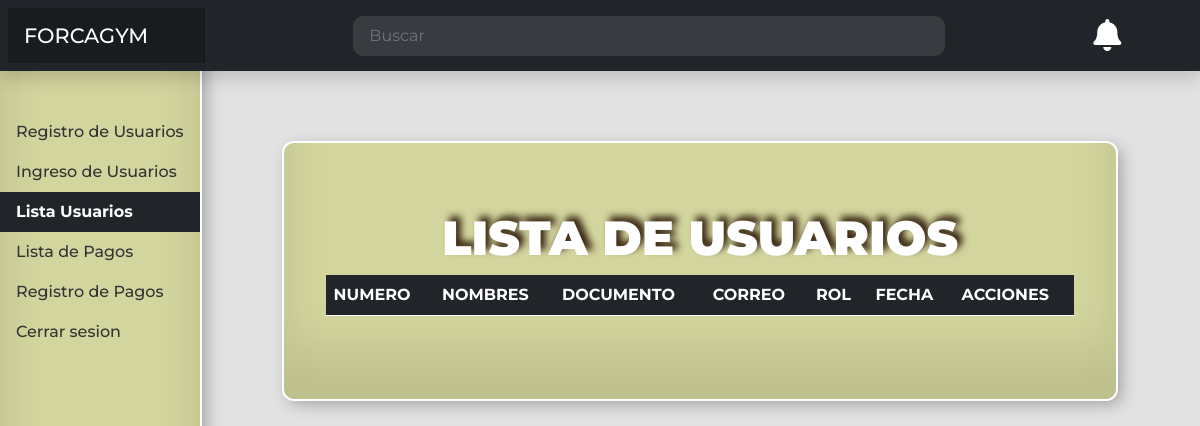
The page /index.php?pagina=lista_usuario on the database as committed earlier.
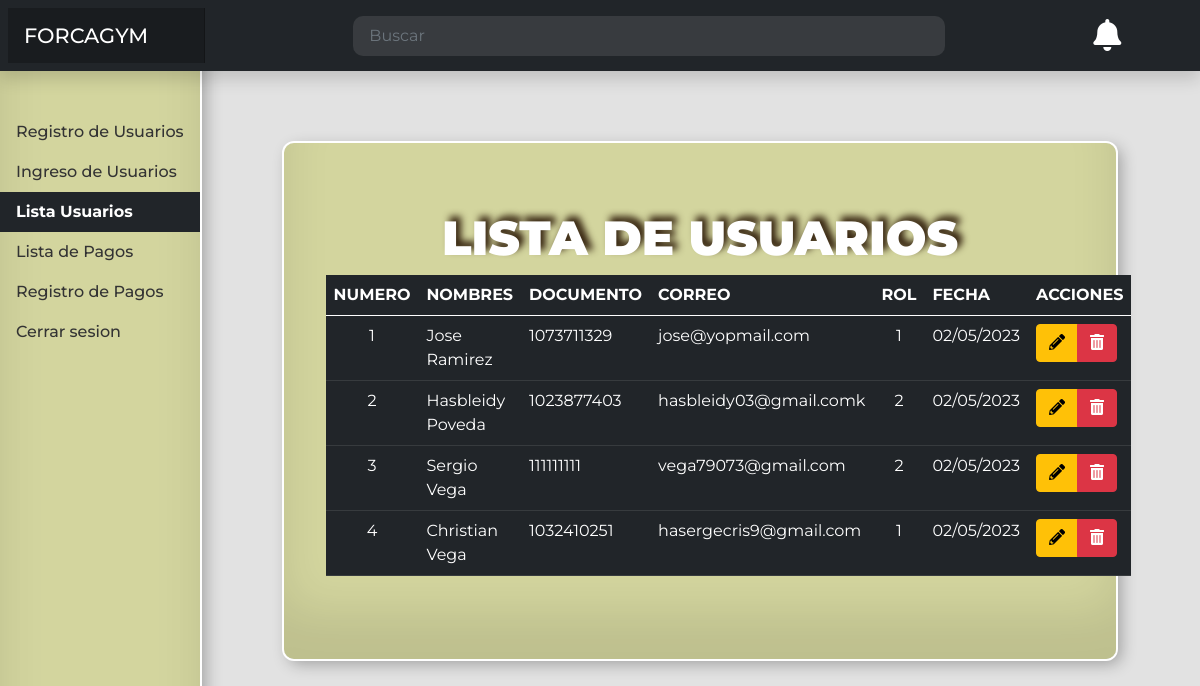
The same page on the database as committed later.
### tables this page shows
CREATE TABLE `usuarios` (
  `id` int(11) NOT NULL,
  `usu_nombre` varchar(100) NOT NULL,
  `usu_rol` varchar(2) NOT NULL,
  `usu_pas` varchar(100) NOT NULL,
  `usu_documento` varchar(20) NOT NULL,
  `usu_correo` varchar(50) NOT NULL,
  `fecha` timestamp NOT NULL DEFAULT CURRENT_TIMESTAMP ON UPDATE CURRENT_TIMESTAMP
);

### controladores/plantilla.controlador.php (called while the page is built)
<?php
  class ControladorPlantilla {
    public function ctrTraerPlantilla() {
      include "vista/plantilla.php";
    }
  }

### index.php (called while the page is built)
<?php
    require_once "controladores/plantilla.controlador.php";
    require_once "controladores/formularios.controlador.php";
    require_once "modelo/formularios.modelo.php";
    $plantilla = new ControladorPlantilla();
    $plantilla -> ctrTraerPlantilla();
 ?>

### controladores/formularios.controlador.php (called while the page is built, shortened)
<?php
  class ControladorFormularios {
    static public function ctrSeleccionarRegistros(){
      $tabla = "usuarios";
      $respuesta = ModeloFormularios::mdlSeleccionarRegistros($tabla, null, null);
      return $respuesta;
    }
  }

### modelo/conexion.php (called while the page is built)
<?php
class Conexion {
  static public function conectar() {
      $link = new PDO("mysql:host=localhost;dbname=gimnasio","root", "");
      $link->exec("set names utf8");
      return $link;
  }
}

### modelo/formularios.modelo.php (called while the page is built, shortened)
<?php
 require_once "conexion.php";
 class ModeloFormularios{
    static public function mdlSeleccionarRegistros($tabla, $item, $valor) {
        if( $item == null && $valor == null){
            $stmt = Conexion::conectar() -> prepare("SELECT *,DATE_FORMAT(fecha,'%d/%m/%Y') AS fecha FROM $tabla ORDER BY id DESC");
            $stmt ->execute();
            return $stmt -> fetchAll();
        }else {
            $stmt = Conexion::conectar() -> prepare("SELECT *,DATE_FORMAT(fecha,'%d/%m/%Y') AS fecha FROM $tabla WHERE $item = :$item ORDER BY id DESC");
            $stmt -> bindParam(".",$item, $valor, PDO::PARAM_STR);
            $stmt ->execute();
            return $stmt -> fetch();
        }
    }
 }

### vista/paginas/lista_usuario.php (the view, shortened to what this page needs)
<?php
  require("dashboard.php");
  $usuarios = ControladorFormularios::ctrSeleccionarRegistros();
?>
<div id="tabla_usuarios">
  <h1 class="titulo_general text-center">LISTA DE USUARIOS</h1>
  <table class="table table-dark table-hover">
    <thead>
      <tr>
        <th>NUMERO</th>
        <th>NOMBRES</th>
        <th>DOCUMENTO</th>
        <th>CORREO</th>
        <th>ROL</th>
        <th>FECHA </th>
        <th>ACCIONES</th>
      </tr>
    </thead>
    <tbody>
      <?php
        foreach($usuarios as $key => $value):?>
          <tr>
            <td class="text-center"><?php echo ($key+1);?> </td>
            <td><?php echo $value["usu_nombre"]?> </td>
            <td><?php echo $value["usu_documento"]?></td>
            <td><?php echo $value["usu_correo"]?></td>
            <td class="text-center"><?php echo $value["usu_rol"]?></td>
            <td><?php echo $value["fecha"]?></td>
            <td>
              <div class="btn-group">
                <botton class="btn btn-warning"><i class="fas fa-pencil-alt"></i></botton>
                <botton class="btn btn-danger"><i class="fas fa-trash-alt"></i></botton>
              </div>
            </td>
          </tr>
      <?php endforeach ?>
    </tbody>
  </table>
</div>

### vista/plantilla.php (shortened to what this page needs)
<!DOCTYPE html>
<html lang="en">
<head>
    <link href="https://cdn.jsdelivr.net/npm/bootstrap@5.0.2/dist/css/bootstrap.min.css" rel="stylesheet">
    <link rel="stylesheet" href="https://cdnjs.cloudflare.com/ajax/libs/font-awesome/5.15.3/css/all.min.css">
    <link href="https://cdn.jsdelivr.net/npm/bootstrap@5.0.2/dist/css/bootstrap.min.css" rel="stylesheet">
    <link rel="stylesheet" type="text/css" href="styles.css">
</head>
<body>
  <?php
    if(isset($_GET["pagina"])){
      if( $_GET["pagina"]== "login_usuario" ||
          $_GET["pagina"]== "login_admin" ||
          $_GET["pagina"]== "lista_pagos" ||
          $_GET["pagina"]== "lista_usuario" ||
          $_GET["pagina"]== "registro_pagos" ||
          $_GET["pagina"]== "registro_usuario" ||
          $_GET["pagina"]== "dashboard" ||
          $_GET["pagina"]== "salir"
          ) {
            include "paginas/".$_GET["pagina"].".php";
          }else {
            include "paginas/error404.php";
          }
      }else {
          include "paginas/login_admin.php";
      }
  ?>
</body>
</html>

### vista/paginas/dashboard.php (shortened to what this page needs)
<header class="navbar navbar-dark sticky-top bg-dark flex-md-nowrap p-2 shadow">
  <a class="navbar-brand col-md-3 col-lg-2 me-0 px-3 texto" href="index.php?pagina=login_admin">FORCAGYM</a>
  <input class="form-control form-control-dark w-50" type="text" placeholder="Buscar" aria-label="Search">
  <div class="col-1 icono_noti">
    <i class="fas fa-bell"></i>
  </div>
</header>
<div class="container-fluid">
  <div class="row">
    <nav id="sidebarMenu" class="col-md-3 col-lg-2 d-md-block bg-light sidebar collapse">
      <div class="position-sticky pt-3">
        <ul class="nav flex-column">
          <?php if(isset($_GET["pagina"])):?>
            <?php if($_GET["pagina"] == "registro_usuario"):?>
              <li class="nav-item">
                <a class="nav-link active" href="index.php?pagina=registro_usuario">Registro de Usuarios</a>
              </li>
              <?php else:?>
              <li class="nav-item">
                <a class="nav-link" href="index.php?pagina=registro_usuario">Registro de Usuarios</a>
              </li>
            <?php endif?>
            <?php if($_GET["pagina"] == "login_usuario"):?>
              <li class="nav-item">
                <a class="nav-link active" href="index.php?pagina=login_usuario">Ingreso de Usuarios</a>
              </li>
              <?php else:?>
                <li class="nav-item">
                <a class="nav-link" href="index.php?pagina=login_usuario">Ingreso de Usuarios</a>
              </li>
            <?php endif?>
            <?php if($_GET["pagina"] == "lista_usuario"):?>
              <li class="nav-item">
                <a class="nav-link active" href="index.php?pagina=lista_usuario">Lista Usuarios</a>
              </li>
              <?php else:?>
                <li class="nav-item">
                  <a class="nav-link" href="index.php?pagina=lista_usuario">Lista Usuarios</a>
                </li>
            <?php endif?>
            <?php if($_GET["pagina"] == "lista_pagos"):?>
              <li class="nav-item">
                <a class="nav-link active" href="index.php?pagina=lista_pagos">Lista de Pagos</a>
              </li>
              <?php else:?>
                <li class="nav-item">
                <a class="nav-link" href="index.php?pagina=lista_pagos">Lista de Pagos</a>
              </li>
            <?php endif?>
            <?php if($_GET["pagina"] == "registro_pagos"):?>
              <li class="nav-item">
                <a class="nav-link active" href="index.php?pagina=registro_pagos">Registro de Pagos</a>
              </li>
              <?php else:?>
                <li class="nav-item">
                  <a class="nav-link" href="index.php?pagina=registro_pagos">Registro de Pagos</a>
                </li>
            <?php endif?>
            <?php if($_GET["pagina"] == "salir"):?>
              <li class="nav-item">
                <a class="nav-link" href="index.php?pagina=salir">Cerrar sesion</a>
              </li>
              <?php else:?>
                <li class="nav-item">
                  <a class="nav-link" href="index.php?pagina=salir">Cerrar sesion</a>
                </li>
            <?php endif?>
          <?php endif?>
        </ul>
      </div>
    </nav>
    <main class="col-md-9 ms-sm-auto col-lg-10 px-md-4 contenido">

### styles.css (style rules this page uses)
body { font-family: 'Montserrat', sans-serif !important; background: rgba(226, 226, 226, 1); }
#sidebarMenu { background-color: rgba(175, 182, 1, 0.3) !important; color: rgba(175, 182, 1, 0.3); box-shadow: inset 0 -3em 3em rgba(0, 0, 0, 0.1), 0 0 0 2px rgb(255, 255, 255), 0.3em 0.3em 1em rgba(0, 0, 0, 0.3); }
#tabla_usuarios { padding: 8% 5%; background-color: rgba(175, 182, 1, 0.3); color: rgba(175, 182, 1, 0.3); box-shadow: inset 0 -3em 3em rgba(0, 0, 0, 0.1), 0 0 0 2px rgb(255, 255, 255), 0.3em 0.3em 1em rgba(0, 0, 0, 0.3); margin-top: 3rem; border-radius: 10px; }
.texto { color: #212529; font-weight: 500 !important; font-size: 1.3rem !important; }
.titulo_general { font-weight: 900; font-size: 3rem; color: #fff !important; text-shadow: 5px -5px 7px #362410; }
.contenido { padding: 2% 7% 0% !important; }
.form-control { height: 2.5rem !important; border-radius: 10px !important; }
.sidebar { position: fixed; top: 0; bottom: 0; left: 0; z-index: 100; padding: 48px 0 0; box-shadow: inset -1px 0 0 rgba(0, 0, 0, .1); }
.sidebar .nav-link { font-weight: 500; color: #333; }
.sidebar .nav-link.active { color: #fff; background: #212529; font-weight: 700; }
.navbar-brand { padding-top: .75rem; padding-bottom: .75rem; font-size: 1rem; background-color: rgba(0, 0, 0, .25); box-shadow: inset -1px 0 0 rgba(0, 0, 0, .25); }
.navbar .form-control { padding: .75rem 1rem; border-width: 0; border-radius: 0; }
.form-control-dark { color: #fff; background-color: rgba(255, 255, 255, .1); border-color: rgba(255, 255, 255, .1); }
.icono_noti { color: #fff !important; font-size: 2rem !important; cursor: pointer; }
@media (min-width: 768px) { .sidebar { top: 3rem; } }

Rows that differ between the two databases and show on the page:
added usuarios: usu_nombre "Jose Ramirez", usu_documento "1073711329", usu_correo "jose@yopmail.com", usu_rol "1", fecha "02/05/2023"
added usuarios: usu_nombre "Hasbleidy Poveda", usu_documento "1023877403", usu_correo "hasbleidy03@gmail.comk", usu_rol "2", fecha "02/05/2023"
added usuarios: usu_nombre "Sergio Vega", usu_documento "111111111", usu_correo "vega79073@gmail.com", usu_rol "2", fecha "02/05/2023"
added usuarios: usu_nombre "Christian Vega", usu_documento "1032410251", usu_correo "hasergecris9@gmail.com", usu_rol "1", fecha "02/05/2023"
